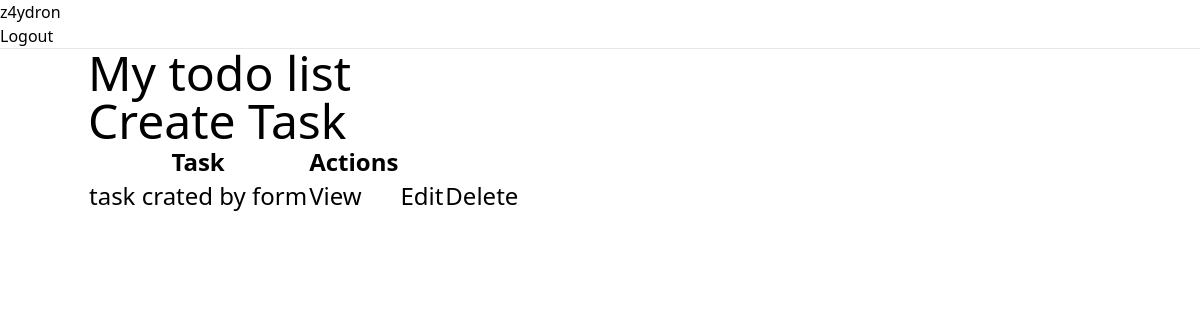
The app's page / (signed in), older data.
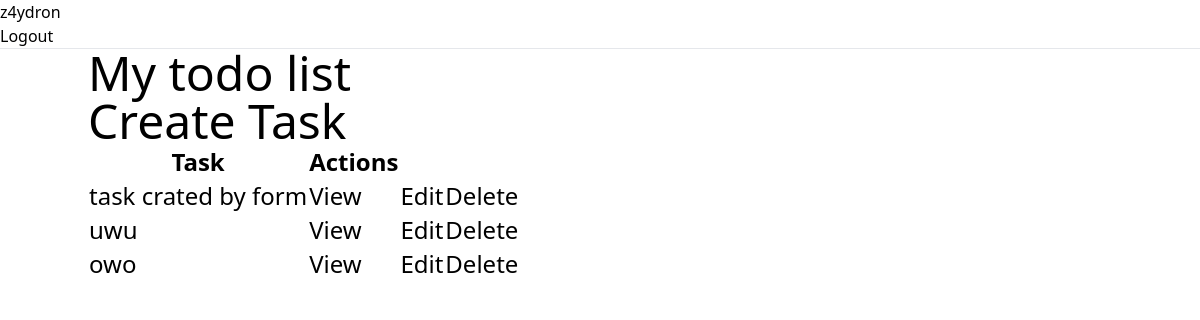
The same page, newer data.
### base/models.py (models this page shows, shortened)
class Task(models.Model):
    user = models.ForeignKey(User, on_delete=models.CASCADE, null=True, blank=True)
    title = models.CharField(max_length=200)
    description = models.TextField(null=True, blank=True)
    complete = models.BooleanField(default=False)
    created = models.DateTimeField(auto_now_add=True)
    class Meta:
        ordering = ['complete']

### base/views.py (the view)
# urls.py: path('', TaskList.as_view(), name='tasks'),
class TaskList(LoginRequiredMixin, ListView):
    model = Task
    context_object_name = 'Tasks'
    def get_context_data(self, **kwargs):
        context = super().get_context_data(**kwargs)
        context['Tasks'] = context['Tasks'].filter(user=self.request.user)
        context['count'] = context['Tasks'].filter(complete=False).count()
        return context

### base/templates/base/task_list.html
{% extends 'layout.html' %}
{% block content %}
    <div class="container mx-auto">
        <div class="text-5xl container mx-auto">
            <h1 class="text">My todo list</h1>
            <a href=" {%url 'task-create' %}">Create Task</a>
        </div>
        <div class="container mx-auto font-caveat text-2xl">
            <table class="table-fixed">
                <thead>
                    <tr>
                      <th>Task</th>
                      <th>Actions</th>
                    </tr>
                </thead>
                <tbody>
                    {% for task in Tasks %}
                    <tr>
                        <td class="text-2xl">{{task.title}}</td>
                        <td><a href="{% url 'task' task.id %}">View</a></td>
                        <td><a href="{% url 'task-update' task.id %}">Edit</a></td>
                        <td><a href="{% url 'task-delete' task.id %}">Delete</a></td>
                    </tr>
                    {% empty %}
                        <h3>No items in list</h3>
                    {% endfor %}
                </tbody>
            </table>
        </div>
    </div>
{% endblock %}

### base/templates/layout.html (shortened to what this page needs)
{% load tailwind_tags %}
{% load static %}
<!DOCTYPE html>
<html lang="en">
<head>
    {% tailwind_css %}
</head>
<body>
    {% if request.user.is_authenticated %}
        <p>{{ request.user}}</p>
        <a href="{% url 'logout' %}">Logout</a>
    {% else%}
        <a href="{% url 'login' %}">Login</a>
    {% endif %}
    <hr>
    {% block content %}
    {% endblock %}
</body>
</html>

Row changes from the older to the newer data that the page shows:
now on this page (row edited): Task: title "uwu"
added Task: title "owo"
